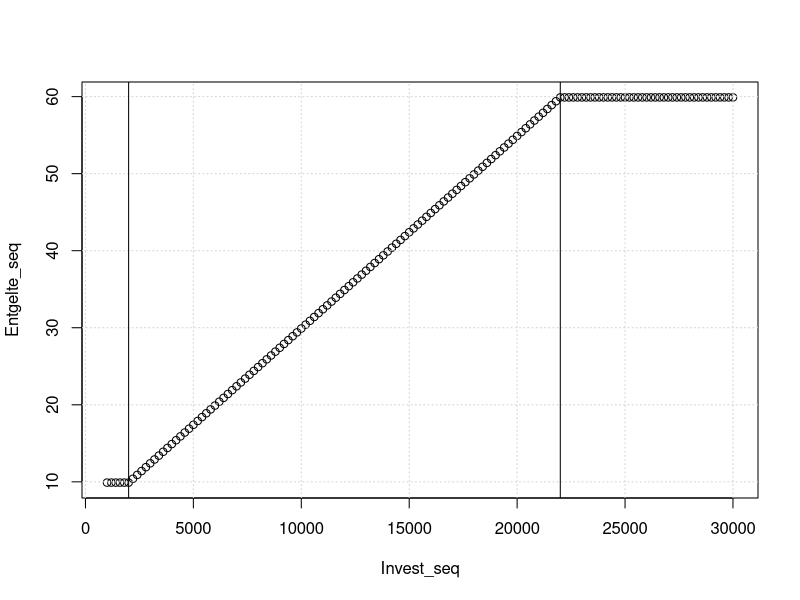
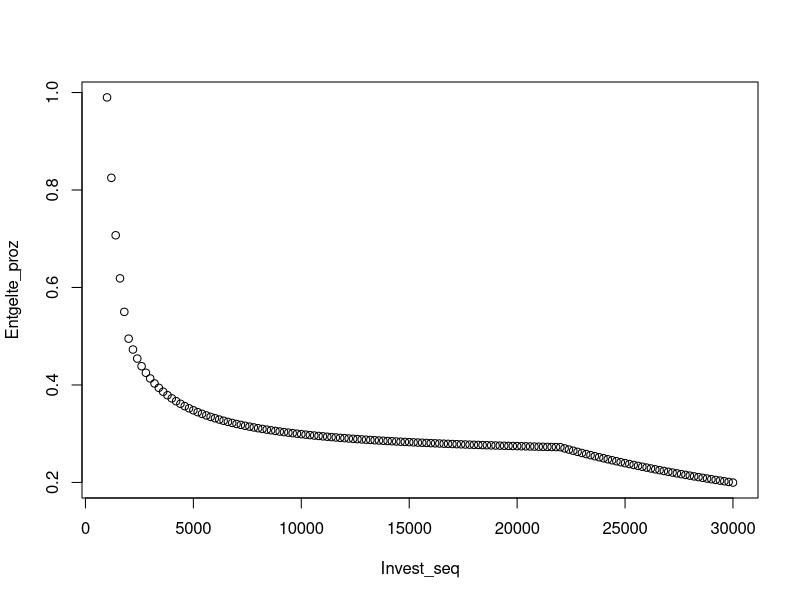
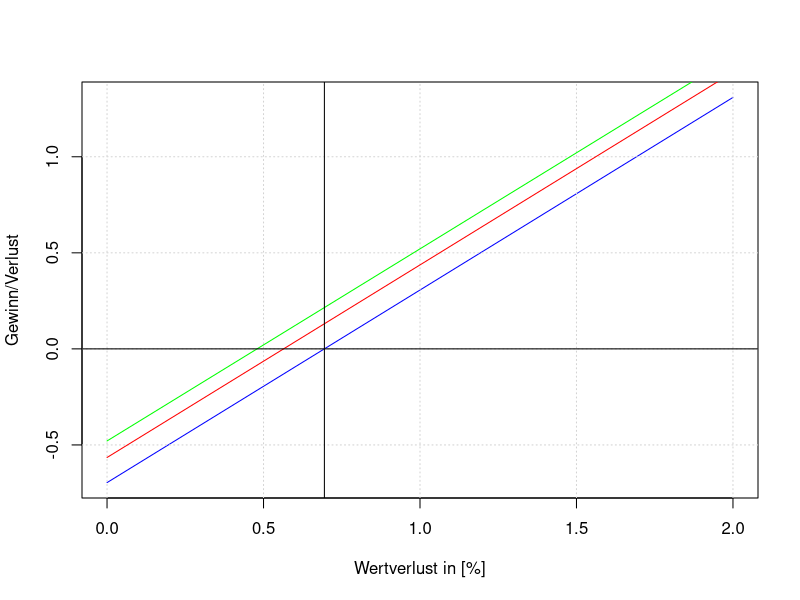
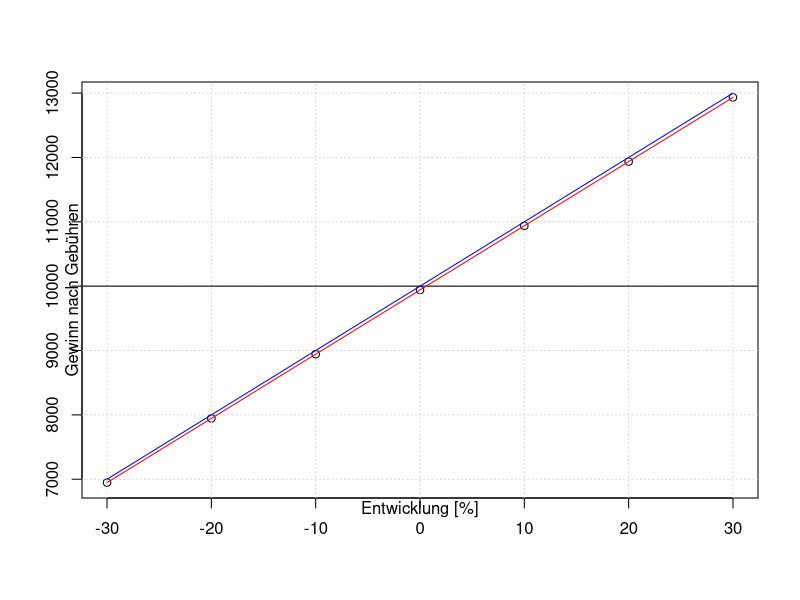

Write the R code that produced these figures, in order.
## ---- chunk 1
knitr::opts_chunk$set(options(scipen=3, digits=2, echo = FALSE))
require(ggplot2)
## ---- chunk 2

entgelte <- function(invest)
{
  # Die Provision für eine Inlandsorder setzt sich aus einem Grundentgelt von 4,90 Euro zzgl. 0,25 % 
  # des Ordervolumens zusammen.
  # Wir berechnen mindestens 9,90 Euro (bis 2.000 Euro Ordervolumen), maximal 59,90 Euro. 
  # Zusätzlich fällt ein börsenplatzabhängiges Entgelt an. Dieses beträgt am Börsenplatz Xetra 0,0015 %, 
  # mindestens 1,50 Euro, an den übrigen Börsen 0,0025 %, mindestens 2,50 Euro. 
  # Neben den berechneten Entgelten und Provisionen weisen wir zusätzlich fremde Kosten (wie z. B. 
  # Maklercourtage) in der Wertpapierabrechnung aus.
  s <- 4.9       # fixer sockelbetrag
  perc <- 0.0025 # prozentual
  
  res <- s + perc*invest
  #res <- max(9.9, res)
  res <- sapply(res, FUN = function(x) max(x, 9.9))
  #res <- min(59.9, res)
  res <- sapply(res, FUN = function(x) min(x, 59.9))
  return(res)
}

Invest_orig <- 10000
Wertentwicklung <- seq(from = 0.7, to = 1.3, by = 0.1)
## ---- chunk 3
Invest_seq <- seq(from=1000, to=30000, by=200)
Entgelte_seq <- entgelte(Invest_seq)

eg_lin = (9.9-4.9)/0.0025
eg_dec = (59.9-4.9)/0.0025

plot(x=Invest_seq, y=Entgelte_seq)
grid()
abline(v=eg_lin)
abline(v=eg_dec)
## ---- chunk 4
Entgelte_proz <- entgelte(Invest_seq)/Invest_seq*100
plot(x=Invest_seq, y=Entgelte_proz)
## ---- chunk 5
Invest_abs <- seq(5000,15000,25000)
Development <- seq(from=0.0, to = 0.02, by = 0.002)

y <- function(x,i_abs)
{
  gew <- x*i_abs - entgelte(i_abs) - entgelte((1-x)*i_abs)
  r <- gew/i_abs*100
  return(r)
}
df <- data.frame(x=Development,I1=y(Development,5000), I2=y(Development,15000), I3=y(Development,25000))

plot(x=df$x*100, y=df$I1, xlab = "Wertverlust in [%]", ylab="Gewinn/Verlust", type = "l", col="blue")
grid()
lines(x=df$x*100, y=df$I2, type = "l", col="red")
lines(x=df$x*100, y=df$I3, type = "l", col="green")
abline(h=0)


root_5000 <- uniroot(y, c(0.0,0.7), i_abs=5000)
root_5000 <- as.numeric(root_5000[1])*100
abline(v=root_5000)
## ---- chunk 6
Invest_result <- Invest_orig*Wertentwicklung
EntgelteInProzent <- (entgelte(Invest_result) + entgelte(Invest_orig))/Invest_orig * 100

Gewinn <- Invest_result - entgelte(Invest_result) - entgelte(Invest_orig)

plot(x=(Wertentwicklung-1)*100, y = Gewinn, xlab = NA, ylab = NA)
grid()

abline(h=Invest_orig)
lines(spline((Wertentwicklung-1)*100,Gewinn), col="red")
lines(spline((Wertentwicklung-1)*100,Invest_result), col="blue")

mtext("Entwicklung [%]", side=1)
mtext("Gewinn nach Gebühren", side=2)
legend(2000,9.5,              # places a legend at the appropriate place 
       c("nach Gebuehren","brutto"), # puts text in the legend
       lty=c(1,1),            # gives the legend appropriate symbols (lines)
       lwd=c(2.5,2.5),col=c("red","blue")) # gives the legend lines the correct color and width
